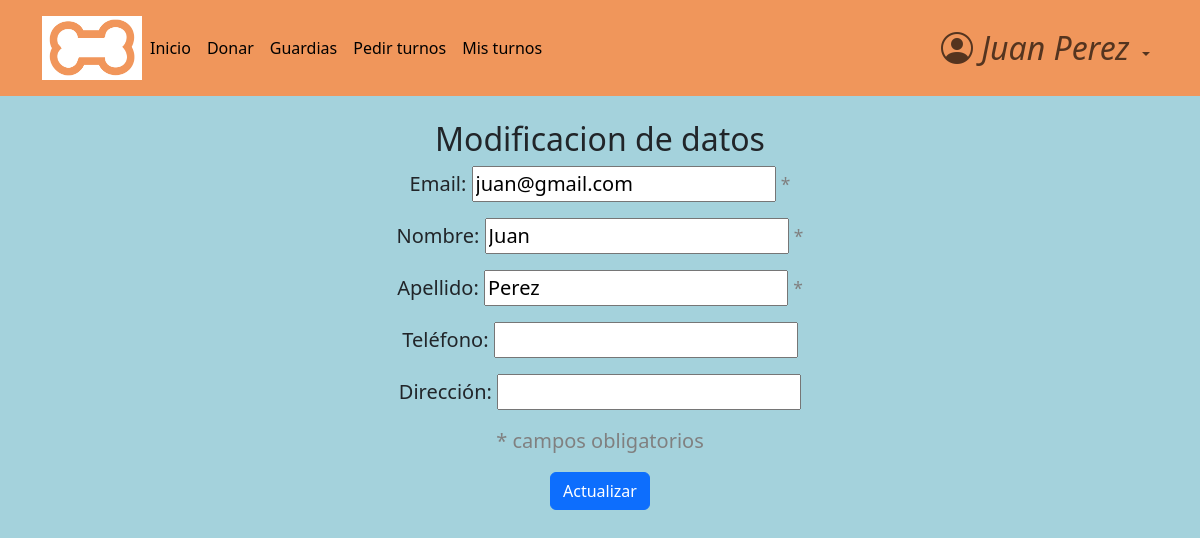
Page /accounts/modif/ (signed in) on the committed database.
### accounts/models.py (models this page shows, shortened)
class CustomUser(AbstractBaseUser, PermissionsMixin):
    email = models.EmailField(
        verbose_name="email",
        unique=True,
        max_length=40,
        error_messages={"unique":'El mail ya se encuentra registrado. Por favor ingrese otro.'}
    )
    name = models.CharField(
        max_length=30
    )
    surname = models.CharField(
        max_length=30,
        blank=True,
        null=True
    )
    address = models.CharField(
        max_length=30,
        blank=True,
        null=True
    )
    telephone = models.SlugField(
        max_length=15,
        blank=True,
        null=True,
    )
    is_active = models.BooleanField(
        default=True,
    )
    is_staff = models.BooleanField(
        default=False,
    )
    is_admin = models.BooleanField(
        default=False,
    )
    last_login = models.DateTimeField(
        verbose_name="last login",
        default=datetime.datetime.now,
    )
    is_veterinario = models.BooleanField(
        default=False,
    )
    has_discount = models.BooleanField(
        default=False,
    )
    USERNAME_FIELD = "email"    #variable por la cual se ingresa, dice username pero seria como 'campo que representa el inicio de sesion'
    REQUIRED_FIELDS = ['name',]    #no permite registros si no tiene estos campos completos
    objects = CustomUserManager()
    def __str__(self):
        return self.name + ' ' + str(self.surname or '')

### accounts/views.py (the view)
# urls.py: path('modif/', views.account_modif_view,
@login_required
def account_modif_view(request):
    if not request.user.is_authenticated:
        return redirect('login')
    if request.POST:
        form = CustomUserModificationForm(request.POST, instance=request.user)
        if form.is_valid():
            form.save()
            return redirect('account_modif_succeed')
    else:
        form = CustomUserModificationForm(
            initial = {
                "email": request.user.email,
                "name": request.user.name,
                "surname": request.user.surname,
                "telephone": request.user.telephone,
                "address": request.user.address
            }
        )
    return render(request, 'registration/account_modif.html', {'account_form': form})

### accounts/forms.py (shortened to what this page needs)
class CustomUserModificationForm(forms.ModelForm):
    email = forms.EmailField(
        help_text = "*",
        max_length=40,
    )
    name = forms.CharField(
        label="Nombre",
        required=True,
        help_text = "*",
        max_length=30,
    )
    surname = forms.CharField(
        label="Apellido",
        required=True,
        help_text = "*",
        max_length=30,
    )
    telephone = forms.CharField(
        label="Teléfono",
        required=False,
        max_length=12,
    )
    address = forms.CharField(
        label="Dirección",
        required=False,
        max_length=30,
    )
    class Meta:
        model = CustomUser
        fields = ('email', 'name', 'surname', 'telephone', 'address')
        error_messages = {
            'email': {
                "unique": "El email ingresado ya se encuentra en uso",
            },
        }

### accounts/templates/registration/account_modif.html (shortened to what this page needs)
{% extends 'base.html' %}
{% block content %}
<main>
    <br>
    <h2 style="text-align:center;">Modificacion de datos</h2>
    <form method="post">
        {% for field in account_form %}
            <p style="text-align:center;">
                {{field.label_tag}}
                {{field}}
                {% if field.help_text %}
                    <small style="color: grey;">{{field.help_text}}</small>
                {% endif %}
            </p>
        {% endfor %}
        <p style="text-align:center; color:grey"> * campos obligatorios</p>
    <div class="text-center">
        <button class="btn btn-primary">Actualizar</button>
    </div>
    </form>
    </main>
{% endblock content %}

### pages/templates/base.html (shortened to what this page needs)
<!DOCTYPE html>
<html>
{% load static %}
<head>
    {% block css %}
        <link rel="stylesheet" href="https://cdn.jsdelivr.net/npm/bootstrap-icons@1.10.5/font/bootstrap-icons.css">
    <link href="https://cdn.jsdelivr.net/npm/bootstrap@5.3.0-alpha3/dist/css/bootstrap.min.css" rel="stylesheet">
    <link rel="stylesheet" href="{% static 'css/styles.css' %}">
    {% endblock css %}
</head>
<body>
    <header>
            <nav class="navbar navbar-expand-lg header-ar">
                <div class="container">
                    <img src="{% static 'media/Logo2.png' %}" width="100" height="64" alt="Descripción de la imagen" >
                    <div class="collapse navbar-collapse show " id="navbarBasic">
                        <ul class="navbar-nav me-auto mb-2 mb-lg-0">
                            <li class="nav-item">
                                <a class="nav-link active" aria-current="page" href="{% url 'home' %}">Inicio</a>
                            </li>
                            <li class="nav-item">
                                <a class="nav-link active" aria-current="page" href="{% url 'campaigns' %}">Donar</a>
                            </li>
                            <li class="nav-item">
                                <a class="nav-link active" aria-current="page" href="{% url 'guards_calendar'  %}">Guardias</a>
                            </li>
                            {% if user.is_authenticated %}
                                {% if user.is_veterinario %}
                                    <li class="nav-item">
                                        <a class="nav-link active" aria-current="page" href="{% url 'list_users' %}">Lista de Clientes</a>
                                    </li>
                                    <li class="nav-item">
                                        <a class="nav-link active" aria-current="page" href="{% url 'client_registration' %}">Registrar cliente</a>
                                    </li>
                                    <li class="nav-item">
                                        <a class="nav-link active" aria-current="page" href="{% url 'shifts_panel'  %}">Turnos</a>
                                    </li>
                                    <ul>
                                        <form class="d-flex" method=POST action="{% url 'search_user' %}">
                                            {% csrf_token %}
                                            <input type="search" class="form-control me-2" placeholder="Buscar Cliente" aria-label="Search" name="buscado">
                                            <button class="btn btn-outline-secondary" type="submit">Buscar</button>
                                        </form>
                                    </ul>
                                {% else %}
                                    <li class="nav-item">
                                        <a class="nav-link active" aria-current="page" href="{% url 'calendar' user.id %}">Pedir turnos</a>
                                    </li>
                                    <li class="nav-item">
                                        <a class="nav-link active" aria-current="page" href="{% url 'shifts_panel_user' user.id  %}">Mis turnos</a>
                                    </li>
                                {% endif %}
                                </ul>
                                    <ul class="navbar-nav mb-2 mb-lg-0 ">
                                        <li class="nav-item dropdown">
                                            <a class="nav-link dropdown-toggle icono-user" role="button" data-bs-toggle="dropdown" aria-expanded="False">
                                                {% if user.is_veterinario %}
                                                    <i class="bi bi-person-circle">
                                                        Veterinario
                                                    </i>
                                                {% else %}
                                                    <i class="bi bi-person-circle">
                                                        {{ user }}
                                                    </i>
                                                {% endif %}
                                            </a>
                                        </li>
                                    </ul>
                            {% endif %}
                </div>
            </div>
        </nav>
    </header>
{% block content %}
{% endblock content %}
</body>
</html>

### pages/static/css/styles.css (style rules this page uses)
html { box-sizing: border-box; font-size: 16px; scroll-behavior: smooth; }
body { margin: 0; padding: 0; overflow-x: hidden; background-color: #a4d2dc; }
a { text-decoration: none; }
.icono-user i { font-size: 2rem; }
.header-ar { background-color: #f0965b; padding: 1rem; }

### accounts/templates/registration/account_modif.html (style rules this page uses)
.text-center { text-align: center; }
p { font-size:20px; }

### rows in the picture
CustomUser: name+surname "Juan Perez", account_form "juan@gmail.com" "Juan" "Perez"

### other values in the picture
{{ field.label_tag }} "Email:" "Nombre:" "Apellido:" "Teléfono:" "Dirección:"
{{ field.help_text }} "*" "*" "*"
